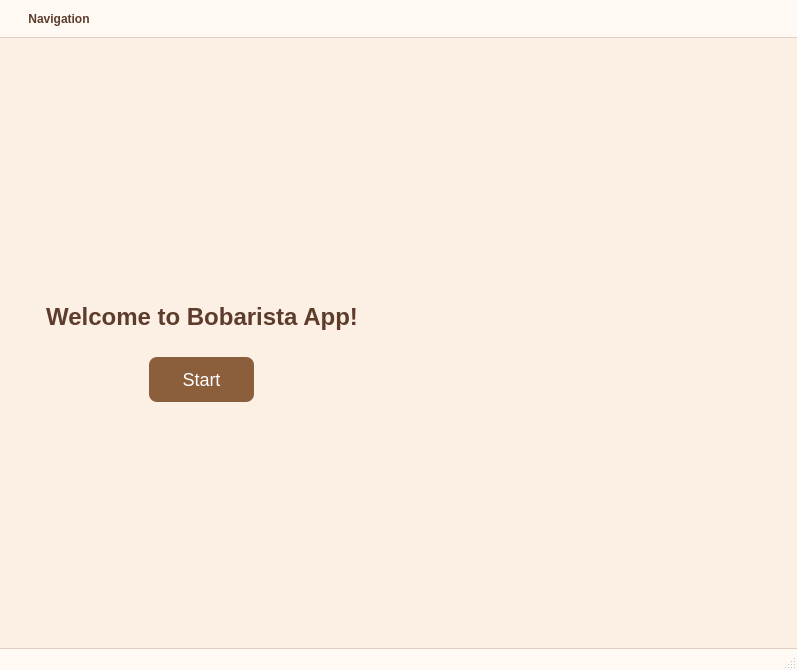
<?xml version="1.0" encoding="UTF-8"?>
<ui version="4.0">
 <class>MainWindow</class>
 <widget class="QMainWindow" name="MainWindow">
  <property name="geometry">
   <rect>
    <x>0</x>
    <y>0</y>
    <width>797</width>
    <height>670</height>
   </rect>
  </property>
  <property name="windowTitle">
   <string>MainWindow</string>
  </property>
  <property name="styleSheet">
   <string notr="true">/* === Menubar Styling === */
QMenuBar {
    background-color: #fff9f4; /* light latte */
    color: #5e3c2c; /* mocha text */
    font-family: &quot;Segoe UI&quot;, sans-serif;
    font-weight: bold;
    padding: 6px 10px;
    border-bottom: 1px solid #e0cfc2;
}

QMenuBar::item {
    background: transparent;
    padding: 6px 12px;
}

QMenuBar::item:selected {
    background-color: #f5d6ba;  /* warm highlight */
    color: #3b2314;
    border-radius: 4px;
}

/* === Menu dropdowns === */
QMenu {
    background-color: #fff9f4;
    color: #3b2314;
    font-family: &quot;Segoe UI&quot;, sans-serif;
    font-size: 13px;
    border: 1px solid #c4a484;
    padding: 6px;
}

QMenu::item {
    padding: 5px 20px;
}

QMenu::item:selected {
    background-color: #f1cfa9;
    color: #2a1a12;
    border-radius: 4px;
}

/* === Status bar === */
QStatusBar {
    background-color: #fff9f4;
    color: #5e3c2c;
    font-family: &quot;Segoe UI&quot;, sans-serif;
    padding: 4px 8px;
    border-top: 1px solid #e0cfc2;
}
</string>
  </property>
  <widget class="QWidget" name="centralwidget">
   <layout class="QVBoxLayout" name="verticalLayout_3">
    <property name="leftMargin">
     <number>0</number>
    </property>
    <property name="topMargin">
     <number>0</number>
    </property>
    <property name="rightMargin">
     <number>0</number>
    </property>
    <property name="bottomMargin">
     <number>0</number>
    </property>
    <item>
     <widget class="QStackedWidget" name="stackedWidget">
      <property name="currentIndex">
       <number>0</number>
      </property>
      <widget class="QWidget" name="WelcomePage">
       <property name="styleSheet">
        <string notr="true">QWidget#WelcomePage {
    background-color: #fcefe3; /* soft café beige */
}

QLabel#lblWelcome {
    color: #5e3c2c; /* deep mocha text */
    font-size: 24px;
    font-weight: bold;
    font-family: &quot;Segoe UI&quot;, &quot;Helvetica&quot;, &quot;Arial&quot;, sans-serif;
    padding: 20px;
}

QPushButton#btnStart {
    background-color: #8b5e3c;  /* rich coffee brown */
    color: white;
    font-size: 18px;
    padding: 10px 20px;
    border: none;
    border-radius: 8px;
	min-width: 65px;
    min-height: 25px;
	max-width: 70px;
    max-height: 30px;
    transition: background-color 0.3s ease;
}

QPushButton#btnStart:hover {
    background-color: #a66f4c;  /* light caramel on hover */
    color: #fffbe6; /* soft off-white text */
}
</string>
       </property>
       <layout class="QHBoxLayout" name="horizontalLayout" stretch="1,1">
        <item alignment="Qt::AlignmentFlag::AlignHCenter|Qt::AlignmentFlag::AlignVCenter">
         <widget class="QWidget" name="left_widget" native="true">
          <property name="sizePolicy">
           <sizepolicy hsizetype="Expanding" vsizetype="Expanding">
            <horstretch>0</horstretch>
            <verstretch>0</verstretch>
           </sizepolicy>
          </property>
          <layout class="QVBoxLayout" name="verticalLayout">
           <item>
            <widget class="QLabel" name="lblWelcome">
             <property name="text">
              <string>Welcome to Bobarista App!</string>
             </property>
             <property name="scaledContents">
              <bool>false</bool>
             </property>
             <property name="alignment">
              <set>Qt::AlignmentFlag::AlignCenter</set>
             </property>
            </widget>
           </item>
           <item alignment="Qt::AlignmentFlag::AlignHCenter">
            <widget class="QPushButton" name="btnStart">
             <property name="text">
              <string>Start</string>
             </property>
            </widget>
           </item>
          </layout>
         </widget>
        </item>
        <item>
         <widget class="QWidget" name="right_widget" native="true">
          <property name="sizePolicy">
           <sizepolicy hsizetype="Expanding" vsizetype="Expanding">
            <horstretch>0</horstretch>
            <verstretch>0</verstretch>
           </sizepolicy>
          </property>
          <layout class="QVBoxLayout" name="verticalLayout_2">
           <item alignment="Qt::AlignmentFlag::AlignHCenter|Qt::AlignmentFlag::AlignVCenter">
            <widget class="QLabel" name="lblBackgroundImage">
             <property name="sizePolicy">
              <sizepolicy hsizetype="Ignored" vsizetype="Ignored">
               <horstretch>0</horstretch>
               <verstretch>0</verstretch>
              </sizepolicy>
             </property>
             <property name="text">
              <string/>
             </property>
             <property name="pixmap">
              <pixmap resource="assets.qrc">:/images/assets/images/Open.png</pixmap>
             </property>
             <property name="scaledContents">
              <bool>true</bool>
             </property>
             <property name="alignment">
              <set>Qt::AlignmentFlag::AlignCenter</set>
             </property>
            </widget>
           </item>
          </layout>
         </widget>
        </item>
       </layout>
      </widget>
      <widget class="QWidget" name="MainPage">
       <property name="styleSheet">
        <string notr="true">QWidget#MainPage {
    background-color: #fff9f4; /* Light latte background */
}

/* Page title */
QLabel#lblPageTitle {
    font-size: 22px;
    font-weight: bold;
    font-family: &quot;Segoe UI&quot;, sans-serif;
    color: #5e3c2c;
    padding: 12px;
}

/* Group box headers */
QGroupBox {
    font-size: 14px;
    font-weight: bold;
    color: #3b2314; /* darker and clearer text */
    border: 1px solid #d7ccc8;
    border-radius: 6px;
    margin-top: 6px;
    background-color: #fff5ee; /* slightly lighter background */
}

QGroupBox:title {
    subcontrol-origin: margin;
    subcontrol-position: top left;
    padding: 4px 12px;
}

/* Queue display list views */
QListWidget, QListView {
    background-color: #ffffff;
    border: 1px solid #d7ccc8;
    border-radius: 4px;
    padding: 4px;
    font-size: 13px;
    color: #3e2c20; /* ensure list text is also visible */
}

/* Input field */
QLineEdit {
    background-color: #fffaf7;
    border: 1px solid #c4a484;
    border-radius: 4px;
    padding: 6px;
    font-size: 13px;
    color: #3e2c20;
}

/* ComboBox */
QComboBox {
    background-color: #fffaf7;
    border: 1px solid #c4a484;
    border-radius: 4px;
    padding: 4px;
    font-size: 13px;
    color: #3e2c20;
}

/* Buttons */
QPushButton {
    background-color: #a66f4c;
    color: white;
    padding: 6px 14px;
    border-radius: 6px;
    font-size: 14px;
    font-weight: bold;
    font-family: &quot;Segoe UI&quot;, sans-serif;
    border: none;
}

QPushButton:hover {
    background-color: #8b5e3c;
    color: #fffce8;
}

/* Labels inside groupboxes */
QGroupBox QLabel {
    color: #2b1d14;  /* even darker for high contrast */
    font-size: 13px;
}
</string>
       </property>
       <layout class="QGridLayout" name="gridLayout_4">
        <property name="leftMargin">
         <number>30</number>
        </property>
        <property name="topMargin">
         <number>30</number>
        </property>
        <property name="rightMargin">
         <number>30</number>
        </property>
        <property name="bottomMargin">
         <number>15</number>
        </property>
        <item row="5" column="1">
         <widget class="QGroupBox" name="groupStats">
          <property name="title">
           <string>Performance Stats</string>
          </property>
          <layout class="QGridLayout" name="gridLayout_6">
           <property name="topMargin">
            <number>30</number>
           </property>
           <property name="rightMargin">
            <number>20</number>
           </property>
           <property name="bottomMargin">
            <number>20</number>
           </property>
           <item row="0" column="0">
            <widget class="QLabel" name="lblInsertArray">
             <property name="text">
              <string>Insert Steps (Array):</string>
             </property>
            </widget>
           </item>
           <item row="3" column="0">
            <widget class="QLabel" name="lblDeleteLinked">
             <property name="text">
              <string>Delete Steps (Linked):</string>
             </property>
            </widget>
           </item>
           <item row="2" column="0">
            <widget class="QLabel" name="lblDeleteArray">
             <property name="text">
              <string>Delete Steps (Array):</string>
             </property>
            </widget>
           </item>
           <item row="1" column="0">
            <widget class="QLabel" name="lblInsertLinked">
             <property name="text">
              <string>Insert Steps (Linked):</string>
             </property>
            </widget>
           </item>
          </layout>
         </widget>
        </item>
        <item row="4" column="1">
         <widget class="QWidget" name="widgetHorizontal_2" native="true">
          <layout class="QHBoxLayout" name="horizontalLayout_3">
           <item>
            <widget class="QGroupBox" name="groupArrayQueue">
             <property name="title">
              <string>Array Queue</string>
             </property>
             <layout class="QGridLayout" name="gridLayout_3">
              <property name="leftMargin">
               <number>15</number>
              </property>
              <property name="topMargin">
               <number>20</number>
              </property>
              <property name="rightMargin">
               <number>15</number>
              </property>
              <property name="bottomMargin">
               <number>15</number>
              </property>
              <item row="0" column="0">
               <widget class="QListWidget" name="listArrayQueue"/>
              </item>
             </layout>
            </widget>
           </item>
           <item>
            <widget class="QGroupBox" name="groupLinkedQueue">
             <property name="title">
              <string>Linked List Queue</string>
             </property>
             <layout class="QGridLayout" name="gridLayout_5">
              <property name="leftMargin">
               <number>15</number>
              </property>
              <property name="topMargin">
               <number>20</number>
              </property>
              <property name="rightMargin">
               <number>15</number>
              </property>
              <property name="bottomMargin">
               <number>15</number>
              </property>
              <item row="0" column="0">
               <widget class="QListWidget" name="listLinkedQueue"/>
              </item>
             </layout>
            </widget>
           </item>
           <item>
            <widget class="QGroupBox" name="groupOrderDone">
             <property name="title">
              <string>Order Done</string>
             </property>
             <layout class="QHBoxLayout" name="horizontalLayout_5">
              <property name="leftMargin">
               <number>15</number>
              </property>
              <property name="topMargin">
               <number>20</number>
              </property>
              <property name="rightMargin">
               <number>15</number>
              </property>
              <property name="bottomMargin">
               <number>15</number>
              </property>
              <item>
               <widget class="QListWidget" name="listOrderDone"/>
              </item>
             </layout>
            </widget>
           </item>
          </layout>
         </widget>
        </item>
        <item row="6" column="1" alignment="Qt::AlignmentFlag::AlignHCenter">
         <widget class="QWidget" name="widgetHorizontal_3" native="true">
          <layout class="QHBoxLayout" name="horizontalLayout_4">
           <item>
            <widget class="QPushButton" name="btnDequeue">
             <property name="text">
              <string>Serve Next</string>
             </property>
            </widget>
           </item>
           <item>
            <widget class="QPushButton" name="btnReset">
             <property name="text">
              <string>Reset</string>
             </property>
            </widget>
           </item>
          </layout>
         </widget>
        </item>
        <item row="0" column="1" alignment="Qt::AlignmentFlag::AlignHCenter|Qt::AlignmentFlag::AlignVCenter">
         <widget class="QLabel" name="lblPageTitle">
          <property name="text">
           <string>Bobarista Queue Benchmark Tool</string>
          </property>
          <property name="alignment">
           <set>Qt::AlignmentFlag::AlignCenter</set>
          </property>
         </widget>
        </item>
        <item row="2" column="1" rowspan="2">
         <widget class="QWidget" name="widgetHorizontal" native="true">
          <layout class="QHBoxLayout" name="horizontalLayout_2" stretch="4,1,1">
           <item>
            <widget class="QLineEdit" name="lineEditName">
             <property name="inputMask">
              <string/>
             </property>
             <property name="text">
              <string/>
             </property>
             <property name="maxLength">
              <number>32767</number>
             </property>
             <property name="placeholderText">
              <string>Customer Name</string>
             </property>
            </widget>
           </item>
           <item>
            <widget class="QComboBox" name="comboDrinkType"/>
           </item>
           <item>
            <widget class="QPushButton" name="btnEnqueue">
             <property name="text">
              <string>Add to Queue</string>
             </property>
            </widget>
           </item>
          </layout>
         </widget>
        </item>
       </layout>
      </widget>
      <widget class="QWidget" name="MenuRecords">
       <property name="styleSheet">
        <string notr="true">QWidget#MenuRecords {
    background-color: #fff9f4; /* Light latte background */
}

/* Page title */
QLabel#lblMenuTitle {
    font-size: 22px;
    font-weight: bold;
    font-family: &quot;Segoe UI&quot;, sans-serif;
    color: #5e3c2c;
    padding: 12px;
}

/* Group box for menu list */
QGroupBox#groupMenuItems {
    font-size: 14px;
    font-weight: bold;
    color: #3b2314;
    border: 1px solid #d7ccc8;
    border-radius: 6px;
    background-color: #fff5ee;
    margin-top: 6px;
}

QGroupBox#groupMenuItems:title {
    subcontrol-origin: margin;
    subcontrol-position: top left;
    padding: 4px 12px;
}

/* Menu list */
QListWidget#listMenuItems {
    background-color: #ffffff;
    border: 1px solid #d7ccc8;
    border-radius: 4px;
    padding: 4px;
    font-size: 13px;
    color: #3e2c20;
}

/* Input fields */
QLineEdit#lineDrinkName, QLineEdit#linePriceTag {
    background-color: #fffaf7;
    border: 1px solid #c4a484;
    border-radius: 4px;
    padding: 6px;
    font-size: 13px;
    color: #3e2c20;
}

/* RM label */
QLabel#lblRM {
    color: #2b1d14;
    font-size: 13px;
}

/* Buttons */
QPushButton#btnAdd, QPushButton#btnDelete {
    background-color: #a66f4c;
    color: white;
    padding: 6px 14px;
    border-radius: 6px;
    font-size: 14px;
    font-weight: bold;
    font-family: &quot;Segoe UI&quot;, sans-serif;
    border: none;
}

QPushButton#btnAdd:hover, QPushButton#btnDelete:hover {
    background-color: #8b5e3c;
    color: #fffce8;
}
</string>
       </property>
       <layout class="QVBoxLayout" name="verticalLayout_4">
        <property name="leftMargin">
         <number>30</number>
        </property>
        <property name="topMargin">
         <number>30</number>
        </property>
        <property name="rightMargin">
         <number>30</number>
        </property>
        <property name="bottomMargin">
         <number>15</number>
        </property>
        <item alignment="Qt::AlignmentFlag::AlignHCenter|Qt::AlignmentFlag::AlignTop">
         <widget class="QLabel" name="lblMenuTitle">
          <property name="text">
           <string>This is Menu Records</string>
          </property>
         </widget>
        </item>
        <item>
         <widget class="QWidget" name="widgetHorizontal_4" native="true">
          <property name="minimumSize">
           <size>
            <width>0</width>
            <height>100</height>
           </size>
          </property>
          <layout class="QHBoxLayout" name="horizontalLayout_6">
           <item>
            <widget class="QLineEdit" name="lineDrinkName">
             <property name="placeholderText">
              <string>Drink's Name</string>
             </property>
            </widget>
           </item>
           <item>
            <widget class="QLabel" name="lblRM">
             <property name="text">
              <string>RM: </string>
             </property>
            </widget>
           </item>
           <item>
            <widget class="QLineEdit" name="linePriceTag">
             <property name="readOnly">
              <bool>false</bool>
             </property>
             <property name="placeholderText">
              <string>6.00</string>
             </property>
            </widget>
           </item>
           <item>
            <widget class="QPushButton" name="btnAdd">
             <property name="text">
              <string>Add</string>
             </property>
            </widget>
           </item>
           <item>
            <widget class="QPushButton" name="btnDelete">
             <property name="text">
              <string>Delete</string>
             </property>
            </widget>
           </item>
          </layout>
         </widget>
        </item>
        <item>
         <widget class="QGroupBox" name="groupMenuItems">
          <property name="title">
           <string>List of Menu Items</string>
          </property>
          <layout class="QVBoxLayout" name="verticalLayout_5">
           <property name="leftMargin">
            <number>15</number>
           </property>
           <property name="topMargin">
            <number>20</number>
           </property>
           <property name="rightMargin">
            <number>15</number>
           </property>
           <property name="bottomMargin">
            <number>15</number>
           </property>
           <item>
            <widget class="QListWidget" name="listMenuItems"/>
           </item>
          </layout>
         </widget>
        </item>
       </layout>
      </widget>
      <widget class="QWidget" name="StatisticPerformance">
       <property name="styleSheet">
        <string notr="true">QWidget#StatisticPerformance {
    background-color: #fff9f4; /* Light latte background */
}

/* ALSO style the internal container */
QWidget#widget_2 {
    background-color: #fff9f4;
}

/* Page title */
QLabel#lblTitleStats {
    font-size: 22px;
    font-weight: bold;
    font-family: &quot;Segoe UI&quot;, sans-serif;
    color: #5e3c2c;
    padding: 12px;
}

/* Buttons */
QPushButton#btnGenerateChart, QPushButton#btnResetChart {
    background-color: #a66f4c;
    color: white;
    padding: 6px 14px;
    border-radius: 6px;
    font-size: 14px;
    font-weight: bold;
    font-family: &quot;Segoe UI&quot;, sans-serif;
    border: none;
}

QPushButton#btnGenerateChart:hover, QPushButton#btnResetChart:hover {
    background-color: #8b5e3c;
    color: #fffce8;
}

QChartView#chartViewStats {
    background-color: #fff9f4; 
    border: 1px solid #d7ccc8;
    border-radius: 4px;
    padding: 10px;
}</string>
       </property>
       <layout class="QVBoxLayout" name="verticalLayout_6">
        <item alignment="Qt::AlignmentFlag::AlignHCenter|Qt::AlignmentFlag::AlignTop">
         <widget class="QLabel" name="lblTitleStats">
          <property name="text">
           <string>Statistic Performances</string>
          </property>
         </widget>
        </item>
        <item>
         <widget class="QWidget" name="widget_2" native="true">
          <layout class="QVBoxLayout" name="verticalLayout_7">
           <item>
            <widget class="QChartView" name="chartViewStats" native="true"/>
           </item>
           <item>
            <widget class="QWidget" name="widget" native="true">
             <layout class="QHBoxLayout" name="horizontalLayout_7">
              <item>
               <widget class="QPushButton" name="btnGenerateChart">
                <property name="text">
                 <string>Generate Chart</string>
                </property>
               </widget>
              </item>
              <item>
               <widget class="QPushButton" name="btnResetChart">
                <property name="text">
                 <string>Reset</string>
                </property>
               </widget>
              </item>
             </layout>
            </widget>
           </item>
          </layout>
         </widget>
        </item>
       </layout>
      </widget>
     </widget>
    </item>
   </layout>
  </widget>
  <widget class="QMenuBar" name="menuBar">
   <property name="geometry">
    <rect>
     <x>0</x>
     <y>0</y>
     <width>797</width>
     <height>44</height>
    </rect>
   </property>
   <widget class="QMenu" name="Navigation">
    <property name="title">
     <string>Navigation</string>
    </property>
    <addaction name="actionMainPage"/>
    <addaction name="actionMenu_Resources"/>
    <addaction name="actionStatistic_Perfomances"/>
    <addaction name="actionLog_Out"/>
   </widget>
   <addaction name="Navigation"/>
  </widget>
  <widget class="QStatusBar" name="statusbar"/>
  <action name="actionMainPage">
   <property name="text">
    <string>Main Page</string>
   </property>
  </action>
  <action name="actionMenu_Resources">
   <property name="text">
    <string>Menu Resources</string>
   </property>
  </action>
  <action name="actionStatistic_Perfomances">
   <property name="text">
    <string>Statistic Perfomances</string>
   </property>
  </action>
  <action name="actionLog_Out">
   <property name="text">
    <string>Log Out</string>
   </property>
  </action>
 </widget>
 <customwidgets>
  <customwidget>
   <class>QChartView</class>
   <extends>QWidget</extends>
   <header location="global">qchartview.h</header>
   <container>1</container>
  </customwidget>
 </customwidgets>
 <resources>
  <include location="assets.qrc"/>
 </resources>
 <connections/>
</ui>
